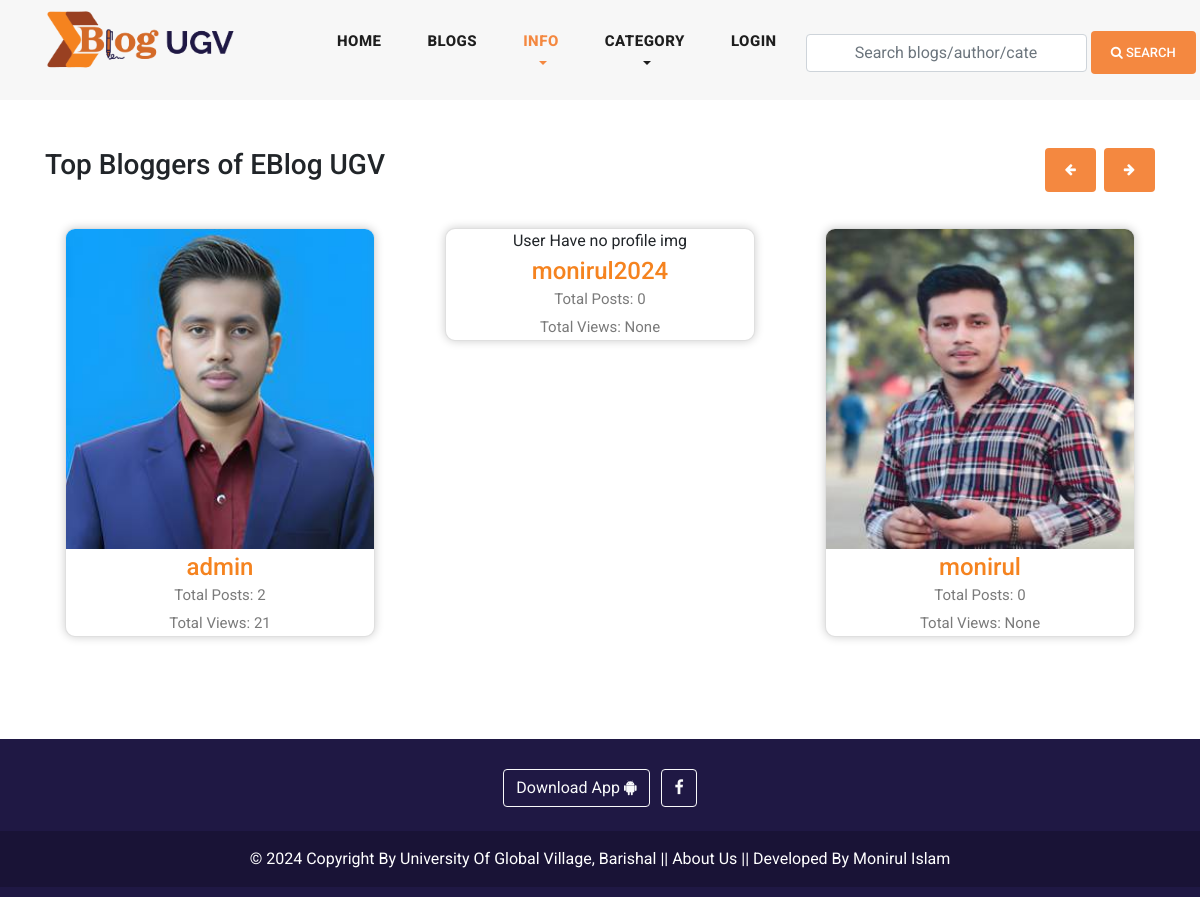
/top-bloggers/, run on an earlier commit of the app's database.
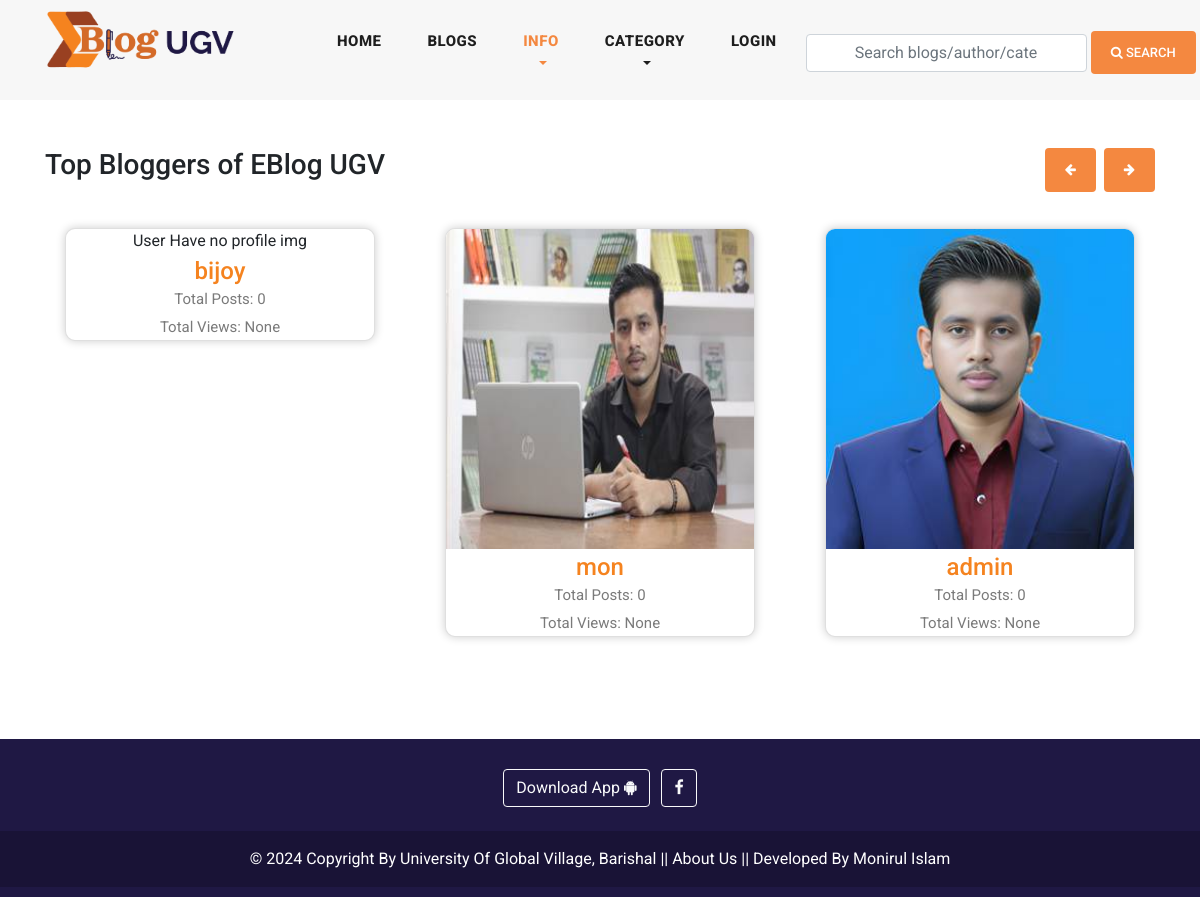
And on a later commit of the database.
### blog/models.py (models this page shows, shortened)
class Site(models.Model):
    header_logo = models.ImageField(upload_to="site_info")
    footer_logo = models.ImageField(upload_to="site_info")
    site_name = models.CharField(max_length=25)

### user_profile/models.py (models this page shows, shortened)
class User(AbstractUser):
    email = models.EmailField(
        max_length = 150,
        unique = True,
        error_messages={
            'unique':"The email must be unique for create ",
        }
    )
    profile_image = models.ImageField(
        null = True,
        blank = True,
        upload_to=UploadToPath('users_images'),
    )
    followers = models.ManyToManyField("Follow")
    REQUIRED_FIELDS = ["email"]
    objects = CustomUserManager()

### blog/views.py (the view)
# urls.py: path('top-bloggers/', top_bloggers_view, name='top_bloggers_view'),
def top_bloggers_view(request):
    top_bloggers = get_top_bloggers()
    context = {'top_bloggers': top_bloggers}
    return render(request, 'top_blogger_template.html', context)

### blog/context_processors.py (called while the page is built)
def get_all_categories(request):
    categories = Category.objects.all()[:20]
    category_counts = []
    for category in categories:
        blog_count = Blog.objects.filter(category=category).count()
        if blog_count > 0:  # Only include non-empty categories
            category_counts.append({'category': category, 'blog_count': blog_count})
    context = {
        "categories":categories,
        "category_counts": category_counts,
    }
    return context

def site_info(request):
    site = Site.objects.all()
    context = {
        "site":site,
    }
    return context

def ugv_ads(request):
    latest_ad = Ugv_Ad.objects.all()
    context =  {
        'latest_ad': latest_ad,
    }
    return context

### blog/views.py (called while the page is built)
def get_top_bloggers():
    top_bloggers = (
        User.objects.annotate(
            total_blogs=Count('user_blogs'),
            total_views=Sum('user_blogs__views')
        )
        .order_by('-total_views')[:30]
    )
    return top_bloggers

### user_profile/context_processors.py (called while the page is built, shortened)
def user_notifications(request):
    context = {}
    return context

### blog/templates/top_blogger_template.html (shortened to what this page needs)
{% extends 'base.html' %}
{% load static %}
{% block content %}
<section class="pt-5 ">
    <div class="container">
        <div class="row">
            <div class="col-6">
                <h3 class="mb-3">Top Bloggers of EBlog UGV </h3>
            </div>
            <div class="col-6 text-right">
                <a class="btn btn-primary mb-3 mr-1" href="#carouselExampleIndicators2" role="button" data-slide="prev">
                    <i class="fa fa-arrow-left"></i>
                </a>
                <a class="btn btn-primary mb-3 " href="#carouselExampleIndicators2" role="button" data-slide="next">
                    <i class="fa fa-arrow-right"></i>
                </a>
            </div>
            <div class="col-12">
                <div id="carouselExampleIndicators2" class="carousel slide" data-ride="carousel">
                    <div class="carousel-inner">
                        {% for blogger in top_bloggers %}
                            {% if forloop.first or forloop.counter0|divisibleby:3 %}
                                <div class="carousel-item{% if forloop.first %} active{% endif %}">
                                    <div class="row">
                            {% endif %}
                            <div class="col-md-4 mb-3 ">
                                <div class="card custom-shadow ">
                                    {% if blogger.profile_image %}
                                    <a href="{% url 'view_user_information' blogger.username %}">
                                            <img style="width: 100%; height:320px" class="img" alt="{{blogger.username}}" src="{{ blogger.profile_image.url }}">
                                    </a>
                                            {% else %}
                                            <span class="text-center">User Have no profile img</span>
                                        {% endif %}
                                    <div class="card-body text-center ">
                                        <a style="color: #F5831F;" href="{% url 'view_user_information' blogger.username %}">
                                        <h4 class="card-title">{{ blogger.username }}</h4>
                                        <p class="card-text">Total Posts: {{ blogger.total_blogs }}</p>
                                        <p class="card-text">Total Views: {{ blogger.total_views }}</p>
                                        </a>
                                    </div>
                                </div>
                            </div>
                            {% if forloop.counter|divisibleby:3 or forloop.last %}
                                    </div>
                                </div>
                            {% endif %}
                        {% endfor %}
                    </div>
                </div>
            </div>
        </div>
    </div>
</section>
{% endblock content %}

### blog/templates/base.html (shortened to what this page needs)
{% load static %}
<!DOCTYPE html>
<html lang="en">
<head>
    <link href="{% static 'vendor/bootstrap/css/bootstrap.min.css' %}" rel="stylesheet">
    <link rel="stylesheet" href="{% static 'assets/css/fontawesome.css' %}">
    <link rel="stylesheet" href="{% static 'assets/css/templatemo-stand-blog.css' %}">
    <link rel="stylesheet" href="{% static 'assets/css/owl.css' %}">
    <link rel="stylesheet" href="{% static 'assets/css/main.css' %}">
</head>
<body>
{% include 'header.html' %}
{% block content %}
{% endblock content %}
{% include 'footer.html' %}
</body>
</html>

### blog/templates/header.html (shortened to what this page needs)
{% load static %}
<header class="">
    <nav class="navbar navbar-expand-lg">
        <div class="container">
            {% for site_instance in site %}
            <a class="navbar-brand" href="{% url 'home'  %}"><img style="width: 250px; height: 75px;" src="{{site_instance.header_logo.url}}" alt=""></a>
            {% endfor %}
        <div class="collapse navbar-collapse" id="navbarResponsive">
            <ul class="navbar-nav ml-auto">
            <li class="nav-item {% if request.path == '/' %}active{% endif %}">
                <a class="nav-link" href="{% url 'home' %}">Home
                </a>
            </li>
            <li class="nav-item {% if request.path == '/blogs/' %}active{% endif %}">
                <a class="nav-link" href="{% url 'blogs' %}">Blogs</a>
            </li>
            <li class="nav-item dropdown {% if '/top-bloggers/' in request.path %}active {% elif '/about/' in request.path %} active {% elif '/contact/' in request.path %} active {% endif %}  ">
                <a class="nav-link dropdown-toggle" href="#" id="navbarDropdown" role="button" data-toggle="dropdown" aria-haspopup="true" aria-expanded="false">
                  Info
                </a>
            </li>
            <li class="nav-item dropdown {% if '/category_blogs/' in request.path %} active {% endif %}">
                <a class="nav-link dropdown-toggle" href="#" id="navbarDropdown" role="button" data-toggle="dropdown" aria-haspopup="true" aria-expanded="false">
                  Category
                </a>
            </li>
            <li>
                {% if request.user.is_authenticated %}
                <li class="nav-item dropdown {% if '/profile/' in request.path %}active {% elif '/user_notifications/' in request.path %}active {% elif '/wishlist/' in request.path %}active {% elif '/line_chart/' in request.path %}active {% endif %} ">
                    <a class="nav-link dropdown-toggle" href="#" id="navbarDropdown" role="button" data-toggle="dropdown" aria-haspopup="true" aria-expanded="false">
                      {% if request.user.username %}
                      {{request.user.username}}
                      {% endif %}
                    </a>
                    <div class="dropdown-menu" aria-labelledby="navbarDropdown">
                      <a class="dropdown-item {% if '/profile/' in request.path %}active{% endif %}" href="{% url 'profile' %}"><i class="fa fa-user"></i> My Profile</a>
                      <a class="dropdown-item {% if '/user_notifications/' in request.path %}active{% endif %} " href="{% url 'user_notifications' %}"><i class="fa fa-bell"></i>
                        {% if unseen > 0 %}
                        Notifaction ({{unseen}})
                         {% else %}
                        Notification
                        {% endif %}
                        </a>
                      <a class="dropdown-item {% if '/line_chart/' in request.path %}active{% endif %}" href="{% url 'line_chart' %}"><i class="fa fa-history"></i> All Views</a>
                      <a class="dropdown-item {% if '/wishlist/' in request.path %}active{% endif %}" href="{% url 'wishlist' %}"><i class="fa fa-bookmark"></i> Saved Blogs</a>
                      <a class="dropdown-item {% if '/deleted_blogs/' in request.path %}active{% endif %}" href="{% url 'deleted_blogs' %}"><i class="fa fa-trash"></i> Deleted Blogs</a>
                      <a class="dropdown-item" href="{% url 'logout' %}"><i class="fa fa-sign-out" aria-hidden="true"></i> Logout</a>
                    </div>
                </li>
                {% else %}
                <li class="nav-item
                {% if request.path == '/login/' %}active{% endif %}">
                    <a class="nav-link" href="{% url 'login' %}">LOGIN</a>
                </li>
                {% endif %}
            </li>
            </ul>
            <form class="form-inline d-flex flex-nowrap my-2 ml-auto search_form" action="{% url 'search_blogs' %}" method="GET" >
                <input class="form-control px-5" name="search" type="text" placeholder="Search blogs/author/category/tags "  required>
                <button class="btn btn-primary ml-1"><i class="fa fa-search"></i> Search</button>
            </form>
        </div>
        </div>
    </nav>
</header>

### blog/templates/footer.html (shortened to what this page needs)
{% load static %}
{% for site in site %}
<div  class="container-fluid my-3 custom-container">
<footer class=" text-center text-white" style="background-color: #1F1844;">
  <div class="container-fluid p-3 pb-0">
    <section class="mb-1">
      <a class="btn btn-outline-light btn-floating m-1" href="#" role="button"
        >Download App  <i class="fa fa-android"></i
      ></a>
      <a class="btn btn-outline-light btn-floating m-1" href="https://www.facebook.com/ugvbarisal/" role="button"
        ><i class="fa fa-facebook-f"></i
      ></a>
    </section>
  </div>
  <div class="text-center p-3" style="background-color: rgba(0, 0, 0, 0.2);">
    <a  class="text-white" target="_blank" href="https://ugv.edu.bd/">© 2024 Copyright By University Of Global Village, Barishal</a> ||
    <a class="text-white"  href="{% url 'about' %}">About Us</a> ||
    <a class="text-white" target="_blank" href="https://www.facebook.com/moniruldevelopers"> Developed By Monirul Islam</a>
  </div>
</footer>
</div>
{% endfor %}

### blog/static/assets/css/templatemo-stand-blog.css (style rules this page uses)
body { font-family: 'Roboto', sans-serif; overflow-x: hidden; text-rendering: optimizeLegibility; -webkit-font-smoothing: antialiased; -moz-osx-font-smoothing: grayscale; }
p { margin-bottom: 0px; font-size: 15px; font-weight: 400; color: #7a7a7a; line-height: 30px; }
a { text-decoration: none!important; }
ul { padding: 0; margin: 0; list-style: none; }
h1,h2,h3,h4,h5,h6 { margin: 0px; }
header { z-index: 99999; width: 100%; height: 100px; background-color: #f7f7f7; -webkit-transition: all 0.3s ease-in-out 0s; -moz-transition: all 0.3s ease-in-out 0s; -o-transition: all 0.3s ease-in-out 0s; transition: all 0.3s ease-in-out 0s; }
header .navbar { padding: 16px 0px; }
.navbar .navbar-brand { float: left; margin-top: -12px; outline: none; }
#navbarResponsive { z-index: 999; }
.navbar-collapse { text-align: center; }
.navbar .navbar-nav .nav-item { margin: 0px 15px; }
.navbar .navbar-nav a.nav-link { text-transform: capitalize; font-size: 15px; font-weight: 800; text-transform: uppercase; letter-spacing: 0.5px; color: #1e1e1e; transition: all 0.3s; }
.navbar .navbar-nav .nav-link:hover, .navbar .navbar-nav .active>.nav-link, .navbar .navbar-nav .nav-link.active, .navbar .navbar-nav .nav-link.show, .navbar .navbar-nav .show>.nav-link { color: #f48840; }
footer { margin-top: 66px; text-align: center; background-color: #20232e; padding: 10px 0px; }

### blog/static/assets/css/main.css (style rules this page uses)
.btn-primary { display: inline-block; background-color: #f48840; color: #fff; font-size: 13px; font-weight: 500; padding: 12px 20px; text-transform: uppercase; transition: all .3s; border: none; outline: none; }
input, textarea { text-transform: none !important; }
.ml-auto, .mx-auto { margin-left: 3px!important; margin-right: 3px!important; }
.container-fluid { width: 100% !important; margin-right: auto !important; margin-left: auto !important; }
.custom-shadow { box-shadow: 0 4px 8px rgba(0, 0, 0, 0.1); position: relative; overflow: hidden; transition: box-shadow 0.3s ease-in-out; }
.card-body { position: relative; z-index: 2; padding: 0.25rem !important; }
.card-title { line-height: 1.2; margin-bottom: 5px; }
.card-text { line-height: 1.2; margin-bottom: 10px; }

### blog/templates/top_blogger_template.html (style rules this page uses)
.custom-shadow { box-shadow: 0px 0px 10px 0px rgba(0, 0, 0, 0.2); margin: 20px; border-radius: 10px; background-color: #fff; }

### blog/templates/footer.html (style rules this page uses)
.custom-container { padding-left: 0; padding-right: 0; }

What changed in the data, as far as the page shows it:
no longer on this page (row edited): User: profile_image "User Have no profile img", username "monirul2024", total_blogs "0", total_views "None"
no longer on this page (row edited): User: profile_image (picture), username "monirul", total_blogs "0", total_views "None"
added User: profile_image "User Have no profile img", username "bijoy", total_blogs "0", total_views "None"
added User: profile_image (picture), username "mon", total_blogs "0", total_views "None"
changed User "admin": total_blogs "2" → "0"; total_views "21" → "None"
